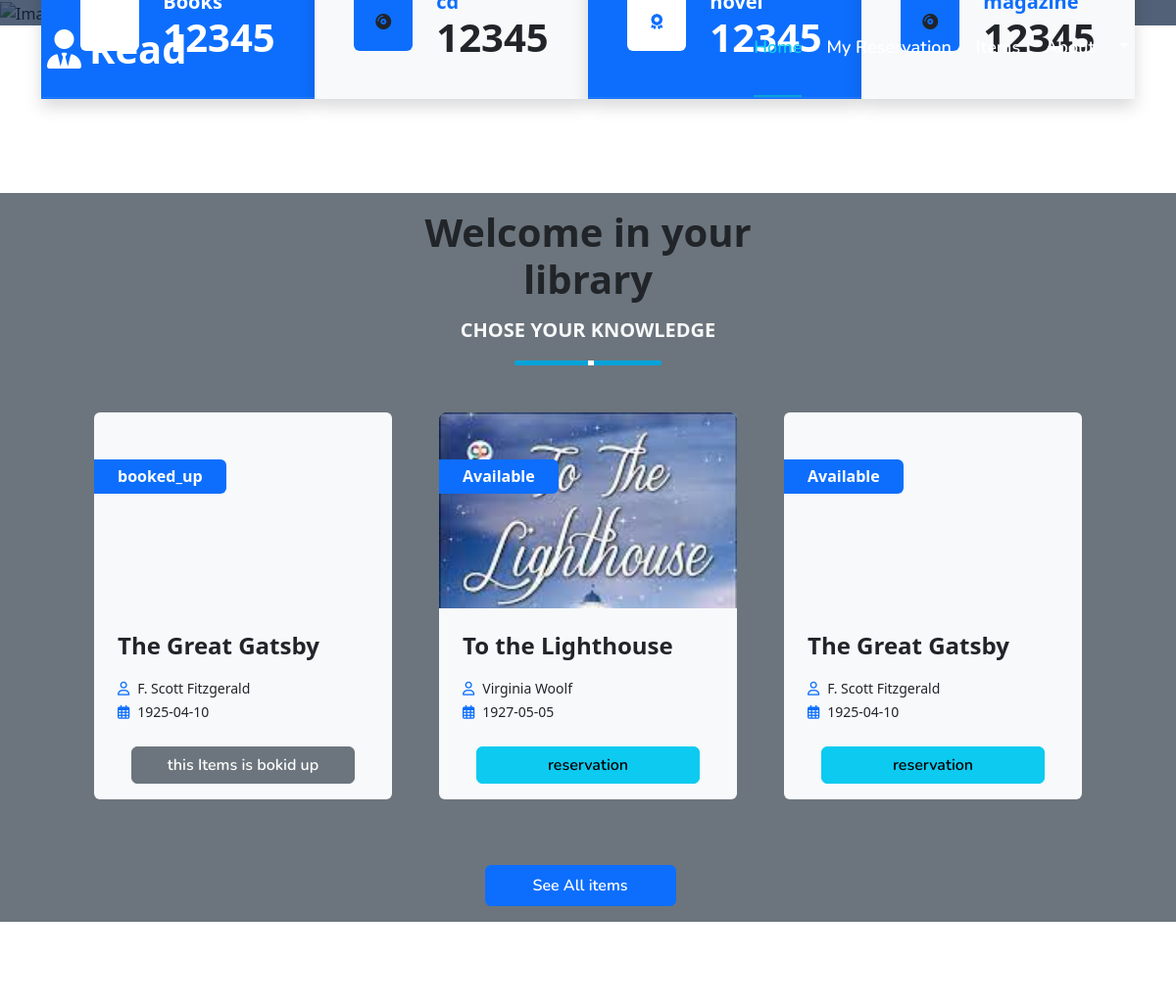
Before: / (upper part) with the older database file.
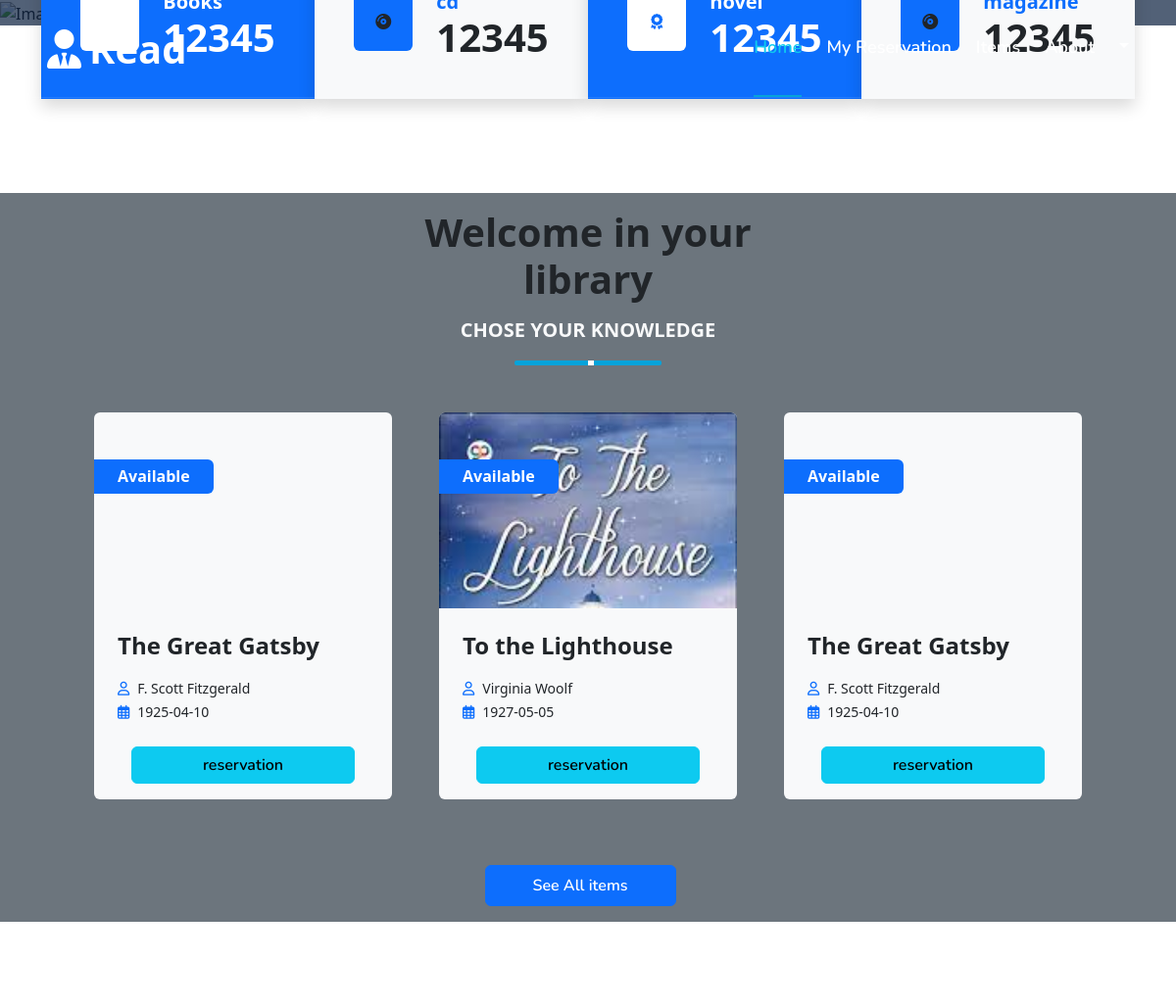
After: the same page with the newer database file.
### tables this page shows
CREATE TABLE `collection` (
  `Collection_Code` int(11) NOT NULL,
  `Title` varchar(50) DEFAULT NULL,
  `Author_Name` varchar(100) DEFAULT NULL,
  `Cover_Image` varchar(100) DEFAULT NULL,
  `State` varchar(100) DEFAULT NULL,
  `Edition_Date` date DEFAULT NULL,
  `Buy_Date` date DEFAULT NULL,
  `Status` varchar(150) DEFAULT 'Available',
  `Type` varchar(100) DEFAULT NULL,
  `Pages_Number` int(11) DEFAULT NULL
);

### classes/dbh.classes.php (called while the page is built)
<?php
  class Dbh {
    protected function connect() {
      try {
        $username = "root";
        $password = "";
        $dbh = new PDO('mysql: host=;dbname=library_managment_system', $username, $password);
        return $dbh;
      }
      catch (PDOException $e) {
        print "Error!: " . $e->getMessage() . "</br>";
        die();
      }
    }
  }
?>

### classes/addItems.classes.php (called while the page is built, shortened)
<?php
require_once "dbh.classes.php";
class AddItems extends Dbh {
  public function getThreeItems() {
    $stmt = $this->connect()->prepare('SELECT * FROM collection ORDER BY RAND() LIMIT 3;');
    if(!$stmt->execute()) {
        $stmt = null;
        header("location: ../index.php?erer=stmtfailed");
        exit();
    }
    $collectionData = $stmt->fetchAll(PDO::FETCH_ASSOC);
    return $collectionData;
  }
}
?>

### index.php (the view, shortened to what the changed rows need)
<?php
include "header.php";
?>
<body>
    <div class="container-fluid position-relative p-0">
        <nav class="navbar navbar-expand-lg navbar-dark px-5 py-3 py-lg-0">
            <a href="index.html" class="navbar-brand p-0">
                <h1 class="m-0"><i class="fa fa-user-tie me-2"></i>Read</h1>
            </a>
        </nav>
        <header id="header-carousel" class="carousel slide carousel-fade" data-bs-ride="carousel">
            <div class="carousel-inner">
                <div class="carousel-item active">
                    <div class="carousel-caption d-flex flex-column align-items-center justify-content-center">
                        <div class="p-3" style="max-width: 900px;">
                            <h1 class="display-1 text-white mb-md-4 animated zoomIn">Satisfy the thirst of knowledge
                            </h1>
                        </div>
                    </div>
                </div>
            </div>
        </header>
    </div>
    <div class="container-fluid facts py-5 pt-lg-0">
        <div class="container py-5 pt-lg-0">
            <div class="row gx-0">
                <div class="col-lg-3 wow zoomIn" data-wow-delay="0.1s">
                    <div class="bg-primary shadow d-flex align-items-center justify-content-center p-4" style="height: 150px;">
                        <div class="ps-4">
                            <h1 class="text-white mb-0" data-toggle="counter-up">12345</h1>
                        </div>
                    </div>
                </div>
                <div class="col-lg-3 wow zoomIn" data-wow-delay="0.3s">
                    <div class="bg-light shadow d-flex align-items-center justify-content-center p-4" style="height: 150px;">
                        <div class="ps-4">
                            <h1 class="mb-0" data-toggle="counter-up">12345</h1>
                        </div>
                    </div>
                </div>
                <div class="col-lg-3 wow zoomIn" data-wow-delay="0.6s">
                    <div class="bg-primary shadow d-flex align-items-center justify-content-center p-4" style="height: 150px;">
                        <div class="ps-4">
                            <h1 class="text-white mb-0" data-toggle="counter-up">12345</h1>
                        </div>
                    </div>
                </div>
                <div class="col-lg-3 wow zoomIn" data-wow-delay="0.3s">
                    <div class="bg-light shadow d-flex align-items-center justify-content-center p-4" style="height: 150px;">
                        <div class="ps-4">
                            <h1 class="mb-0" data-toggle="counter-up">12345</h1>
                        </div>
                    </div>
                </div>
            </div>
        </div>
    </div>
    <div class="wow fadeInUp" data-wow-delay="0.1s">
        <div class="py-3 bg-secondary">
            <div class="section-title text-center position-relative pb-3 mb-5 mx-auto" style="max-width: 600px;">
                <h1 class="mb-0">Welcome in your <br> library</h1>
            </div>
            <div class="g-5">
                <div class="d-flex flex-wrap gap-5 justify-content-center slideInUp" data-wow-delay="0.3s">
                    <?php
                    include "/xampp/htdocs/library_brief-16/classes/addItems.classes.php";
                    $showItems = new AddItems();
                    $collectionData = $showItems->getThreeItems();
                    foreach ($collectionData as  $key => $value) :
                    ?>
                        <div class="wow slideInUp mb-5" data-wow-delay="0.3s" style="width: 19rem; height: 350px">
                            <div class="blog-item bg-light rounded overflow-hidden">
                                <div class="blog-img position-relative overflow-hidden" style="height: 200px;">
                                    <h6 class="position-absolute top-0 start-0 bg-primary text-white rounded-end mt-5 py-2 px-4" href=""><?php echo $value["Status"] ?></h6>
                                </div>
                                <div class="p-4">
                                    <h4 class="mb-3"><?php echo $value["Title"] ?></h4>
                                    <small class="me-3"><i class="far fa-user text-primary me-2"></i><?php echo $value["Author_Name"] ?></small><br>
                                    <small><i class="far fa-calendar-alt text-primary me-2"></i><?php echo $value["Edition_Date"] ?></small><br>
                                </div>
                                <div class="d-flex justify-content-center mb-3">
                                    <?php
                                    if ($value["Status"] !== "Available") {
                                        echo "<button type='button' class='btn btn-secondary w-75'>this Items is bokid up</button>";
                                    } else {
                                    ?>
                                        <button type="button" class="btn btn-info w-75" data-bs-toggle="modal" data-bs-target="#reserv<?php echo $value['Collection_Code'] ?>">reservation</button>
                                    <?php
                                    };
                                    ?>
                                </div>
                            </div>
                        </div>
                    <?php
                    endforeach;
                    ?>
                </div>
            </div>
        </div>
    </div>
    <?php
    include "footer.php";
    ?>
</body>

Changed rows visible on the page:
changed collection (number 1 of 3 on the later page): Status "booked_up" → "Available"; Status "this Items is bokid up" → "reservation"
